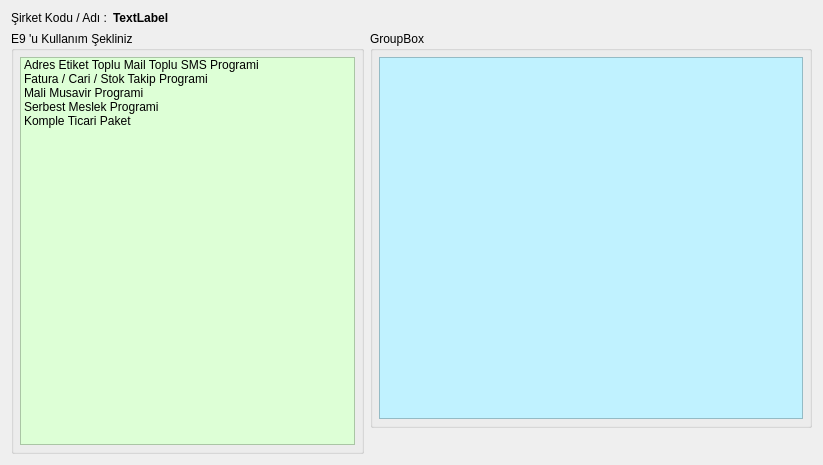
<?xml version="1.0" encoding="UTF-8"?>
<ui version="4.0">
 <class>E9_PROFIL_SECME</class>
 <widget class="QDialog" name="E9_PROFIL_SECME">
  <property name="geometry">
   <rect>
    <x>0</x>
    <y>0</y>
    <width>823</width>
    <height>465</height>
   </rect>
  </property>
  <property name="windowTitle">
   <string>Dialog</string>
  </property>
  <layout class="QGridLayout" name="gridLayout_4" rowstretch="2,20,0" columnstretch="1,15,20">
   <item row="1" column="0" rowspan="2" colspan="2">
    <widget class="QGroupBox" name="groupBox_profiller">
     <property name="title">
      <string>E9 'u Kullanım Şekliniz</string>
     </property>
     <layout class="QGridLayout" name="gridLayout">
      <property name="margin">
       <number>6</number>
      </property>
      <item row="0" column="0">
       <widget class="QListWidget" name="listWidget_profil">
        <property name="styleSheet">
         <string notr="true">background-color: rgb(221, 255, 214);</string>
        </property>
        <item>
         <property name="text">
          <string>Adres Etiket Toplu Mail Toplu SMS Programi</string>
         </property>
        </item>
        <item>
         <property name="text">
          <string>Fatura / Cari / Stok Takip Programi</string>
         </property>
        </item>
        <item>
         <property name="text">
          <string>Mali Musavir Programi</string>
         </property>
        </item>
        <item>
         <property name="text">
          <string>Serbest Meslek Programi</string>
         </property>
        </item>
        <item>
         <property name="text">
          <string>Komple Ticari Paket</string>
         </property>
        </item>
       </widget>
      </item>
     </layout>
    </widget>
   </item>
   <item row="1" column="2">
    <widget class="QGroupBox" name="groupBox_profil_adi">
     <property name="title">
      <string>GroupBox</string>
     </property>
     <layout class="QGridLayout" name="gridLayout_2">
      <property name="margin">
       <number>6</number>
      </property>
      <item row="0" column="0">
       <widget class="QTextEdit" name="textEdit_profil_aciklama">
        <property name="focusPolicy">
         <enum>Qt::NoFocus</enum>
        </property>
        <property name="styleSheet">
         <string notr="true">background-color: rgb(192, 242, 255);</string>
        </property>
        <property name="readOnly">
         <bool>true</bool>
        </property>
       </widget>
      </item>
     </layout>
    </widget>
   </item>
   <item row="0" column="0" colspan="3">
    <layout class="QGridLayout" name="gridLayout_5">
     <item row="0" column="0">
      <widget class="QLabel" name="label_2">
       <property name="sizePolicy">
        <sizepolicy hsizetype="Fixed" vsizetype="Fixed">
         <horstretch>0</horstretch>
         <verstretch>0</verstretch>
        </sizepolicy>
       </property>
       <property name="text">
        <string>Şirket Kodu / Adı :</string>
       </property>
      </widget>
     </item>
     <item row="0" column="1">
      <widget class="QLabel" name="label_sirket_kodu_adi">
       <property name="sizePolicy">
        <sizepolicy hsizetype="Expanding" vsizetype="Fixed">
         <horstretch>0</horstretch>
         <verstretch>0</verstretch>
        </sizepolicy>
       </property>
       <property name="font">
        <font>
         <weight>75</weight>
         <bold>true</bold>
        </font>
       </property>
       <property name="text">
        <string>TextLabel</string>
       </property>
      </widget>
     </item>
    </layout>
   </item>
   <item row="2" column="2">
    <layout class="QGridLayout" name="gridLayout_3">
     <item row="0" column="0">
      <spacer name="horizontalSpacer">
       <property name="orientation">
        <enum>Qt::Horizontal</enum>
       </property>
       <property name="sizeHint" stdset="0">
        <size>
         <width>40</width>
         <height>20</height>
        </size>
       </property>
      </spacer>
     </item>
     <item row="0" column="1">
      <widget class="QWidget" name="widget_batch_button" native="true"/>
     </item>
    </layout>
   </item>
  </layout>
 </widget>
 <tabstops>
  <tabstop>listWidget_profil</tabstop>
  <tabstop>textEdit_profil_aciklama</tabstop>
 </tabstops>
 <resources>
  <include location="kernel_icons.qrc"/>
 </resources>
 <connections/>
</ui>
